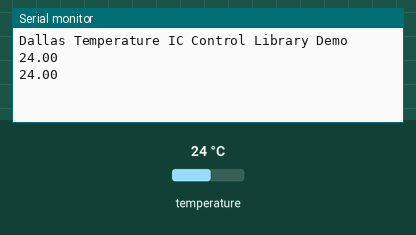
Recording of a sketch running on a simulated Arduino Uno, built with avr-gcc and run on an emulated ATmega328P. Shown: the last lines printed to the serial monitor. The test bench sets the inputs (shaded band); at power-on: temperature 24 °C.

Above: at 2.3 s.
2.4 s: temperature set to 12 °C
At 2.4 s:
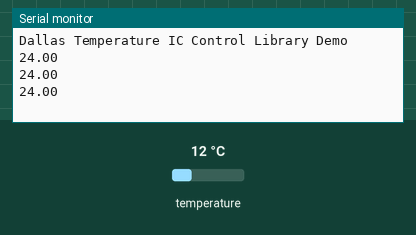
3.9 s: temperature set to 19 °C
At 4.5 s:
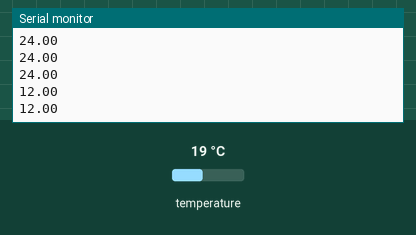
Timing chart, 0 to 6.9 s (numbered marks = the images above; inputs shaded):
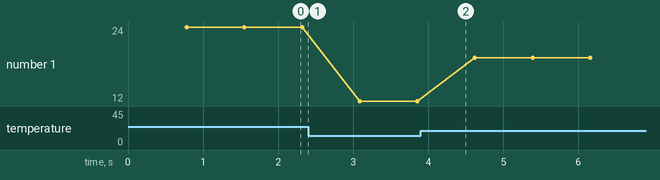

The sketch:

ds18b20_1.ino
```cpp
/********************************************************************/
// First we include the libraries
#include <OneWire.h>
#include <DallasTemperature.h>
/********************************************************************/
// Data wire is plugged into pin 2 on the Arduino
#define ONE_WIRE_BUS 2
/********************************************************************/
// Setup a oneWire instance to communicate with any OneWire devices
// (not just Maxim/Dallas temperature ICs)
OneWire oneWire(ONE_WIRE_BUS);
/********************************************************************/
// Pass our oneWire reference to Dallas Temperature.
DallasTemperature sensors(&oneWire);
/********************************************************************/
void setup(void)
{
 // start serial port
 Serial.begin(9600);
 Serial.println("Dallas Temperature IC Control Library Demo");
 // Start up the library
 sensors.begin();
}
void loop(void)
{
 // call sensors.requestTemperatures() to issue a global temperature
 // request to all devices on the bus
/********************************************************************/
 //Serial.print(" Requesting temperatures...");
 sensors.requestTemperatures(); // Send the command to get temperature readings
 delay(3);
// Serial.println("DONE");
/********************************************************************/
 //Serial.print("Temperature is: ");
 Serial.println(sensors.getTempCByIndex(0)); // Why "byIndex"?
   // You can have more than one DS18B20 on the same bus.
   // 0 refers to the first IC on the wire
   //delay(100);
}
```

Measured:
- plotted number 1: 24 → 12 after the input at 2.4 s, 12 → 19 after the input at 3.9 s
